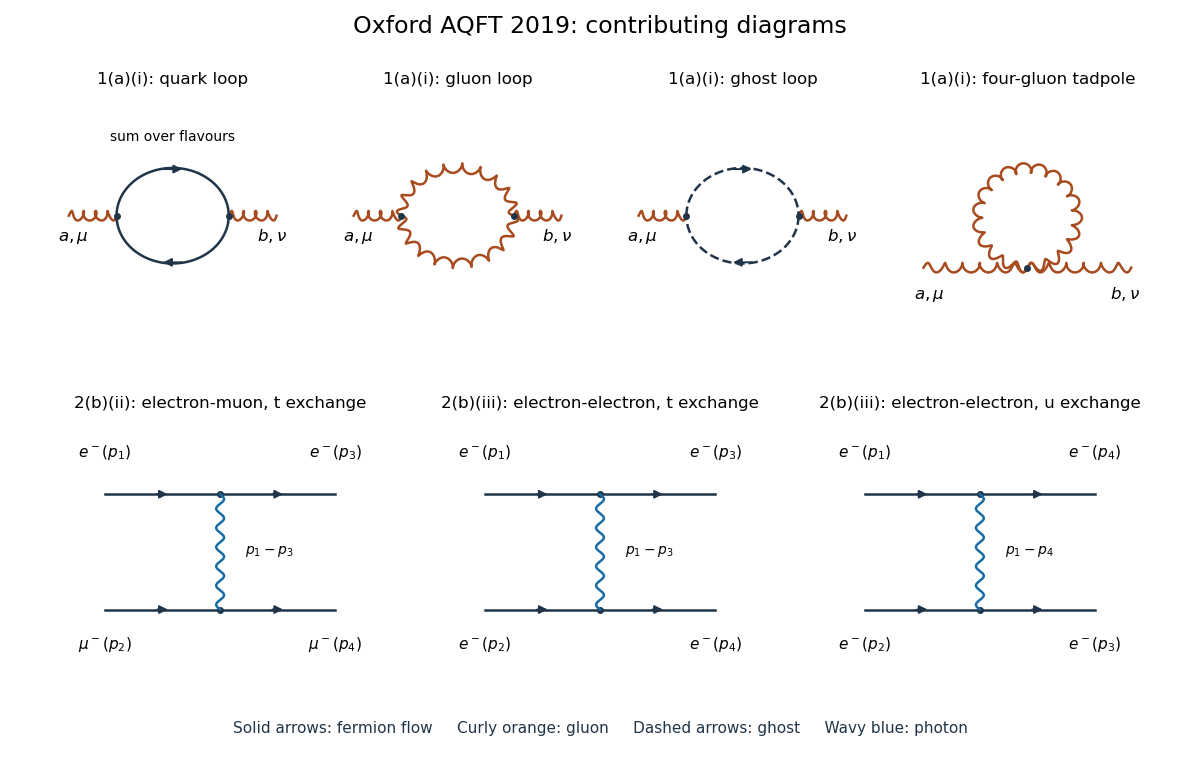

This chart was generated by the following Python code:
"""Original AQFT 2019 diagrams; Python 3.14, NumPy and Matplotlib.

The sole output is Path.cwd()/Path(__file__).with_suffix('.png').name.
"""
from pathlib import Path
import matplotlib
matplotlib.use('Agg')
import matplotlib.pyplot as plt
import numpy as np

plt.rcParams.update({'font.family':'DejaVu Sans','font.size':12})
fig=plt.figure(figsize=(12,7.6),dpi=100,facecolor='white')
grid=fig.add_gridspec(2,12,wspace=.6,hspace=.35)
ink,blue,orange='#203549','#196da5','#a84c20'


def panel(row,start,width,title):
    ax=fig.add_subplot(grid[row,start:start+width])
    ax.set(xlim=(-.10,1.10),ylim=(-.04,1.04),aspect='equal')
    ax.axis('off');ax.set_title(title,fontsize=12,pad=14)
    return ax


def path(ax,x,y,kind='fermion',arrow=False):
    x=np.asarray(x);y=np.asarray(y)
    if kind in ('gluon','photon'):
        dx=np.gradient(x);dy=np.gradient(y);norm=np.hypot(dx,dy)
        t=np.linspace(0,1,len(x));phase=2*np.pi*max(4,int(np.hypot(np.diff(x),np.diff(y)).sum()*13))*t
        amp=.023 if kind=='gluon' else .017
        x=x+amp*np.sin(phase)*(-dy/norm);y=y+amp*np.sin(phase)*(dx/norm)
        if kind=='gluon':
            x=x+.016*np.sin(np.pi*t)*np.cos(phase)*dx/norm
            y=y+.016*np.sin(np.pi*t)*np.cos(phase)*dy/norm
    color=orange if kind=='gluon' else blue if kind=='photon' else ink
    ax.plot(x,y,color=color,lw=1.8,ls='--' if kind=='ghost' else '-')
    if arrow:
        i,j=int(len(x)*.43),int(len(x)*.57)
        ax.annotate('',xy=(x[j],y[j]),xytext=(x[i],y[i]),arrowprops={'arrowstyle':'-|>','lw':1.4,'color':color})


def line(ax,a,b,kind='fermion',arrow=False):
    t=np.linspace(0,1,350);a=np.array(a);b=np.array(b)
    p=a[None,:]+t[:,None]*(b-a)
    path(ax,p[:,0],p[:,1],kind,arrow)


def dot(ax,x,y):ax.plot(x,y,'o',ms=4,color=ink)


for col,(kind,title) in enumerate([('fermion','1(a)(i): quark loop'),('gluon','1(a)(i): gluon loop'),('ghost','1(a)(i): ghost loop')]):
    ax=panel(0,3*col,3,title)
    line(ax,(0,.50),(.23,.50),'gluon');line(ax,(.77,.50),(1,.50),'gluon')
    t=np.linspace(0,np.pi,450)
    path(ax,.5-.27*np.cos(t),.5+.23*np.sin(t),kind,kind!='gluon')
    path(ax,.5+.27*np.cos(t),.5-.23*np.sin(t),kind,kind!='gluon')
    dot(ax,.23,.5);dot(ax,.77,.5)
    ax.text(.02,.38,'$a,\\mu$',ha='center');ax.text(.98,.38,'$b,\\nu$',ha='center')
    if kind=='fermion':ax.text(.5,.86,'sum over flavours',ha='center',fontsize=10)

ax=panel(0,9,3,'1(a)(i): four-gluon tadpole')
line(ax,(0,.25),(.5,.25),'gluon');line(ax,(.5,.25),(1,.25),'gluon')
t=np.linspace(0,2*np.pi,700)
path(ax,.5+.24*np.sin(t),.49-.24*np.cos(t),'gluon')
dot(ax,.5,.25)
ax.text(.03,.10,'$a,\\mu$',ha='center');ax.text(.97,.10,'$b,\\nu$',ha='center')

for col,(title,finals) in enumerate([('2(b)(ii): electron-muon, t exchange',('$e^-(p_3)$','$\\mu^-(p_4)$')),
                                   ('2(b)(iii): electron-electron, t exchange',('$e^-(p_3)$','$e^-(p_4)$')),
                                   ('2(b)(iii): electron-electron, u exchange',('$e^-(p_4)$','$e^-(p_3)$'))]):
    ax=panel(1,4*col,4,title)
    for y in [.25,.75]:
        line(ax,(0,y),(.5,y),arrow=True);line(ax,(.5,y),(1,y),arrow=True);dot(ax,.5,y)
    line(ax,(.5,.25),(.5,.75),'photon')
    for x,y,label in [(0,.91,'$e^-(p_1)$'),(0,.08,'$\\mu^-(p_2)$' if col==0 else '$e^-(p_2)$'),
                      (1,.91,finals[0]),(1,.08,finals[1])]:
        ax.text(x,y,label,ha='center',fontsize=11)
    ax.text(.61,.5,'$p_1-p_4$' if col==2 else '$p_1-p_3$',ha='left',va='center',fontsize=10)
fig.suptitle('Oxford AQFT 2019: contributing diagrams',fontsize=17,y=.98)
fig.text(.5,.035,'Solid arrows: fermion flow     Curly orange: gluon     Dashed arrows: ghost     Wavy blue: photon',ha='center',fontsize=11,color=ink)
fig.subplots_adjust(left=.04,right=.96,top=.88,bottom=.11)
fig.savefig(Path.cwd()/Path(__file__).with_suffix('.png').name,facecolor='white',transparent=False,metadata={'Software':'Matplotlib'})
plt.close(fig)
